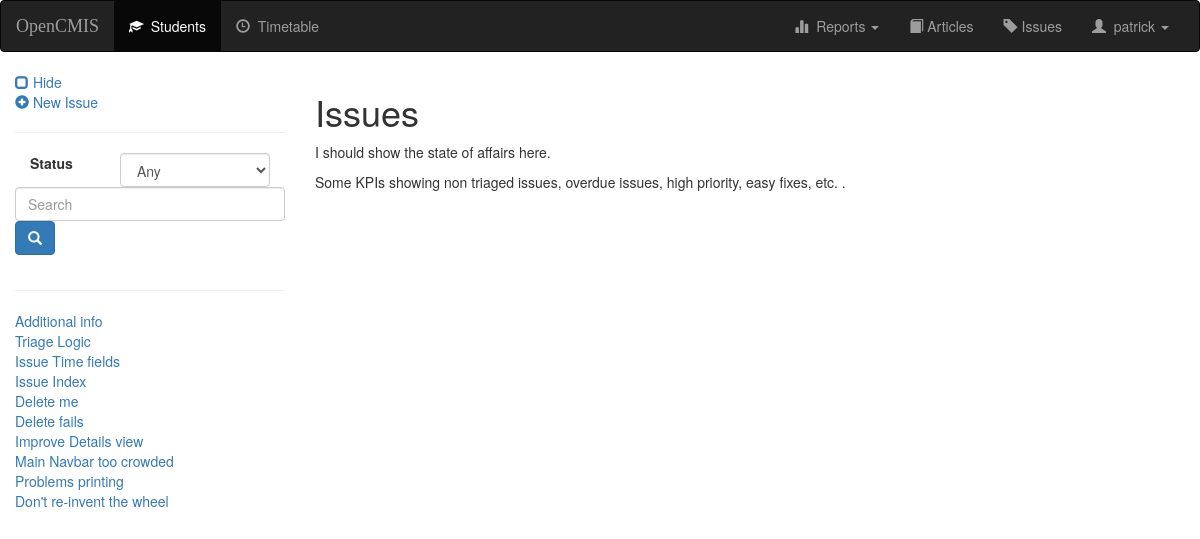
The page /issue/ (signed in) on the database its author committed.
### issues/models.py (models this page shows, shortened)
class Issue(models.Model):
    title = models.CharField(max_length=120, blank=False)
    user = models.ForeignKey(User, on_delete=models.CASCADE)
    summary = models.TextField()
    PRIORITY_CHOICES = (('H', 'High'), ('M', 'Medium'), ('L', 'Low'))
    priority = models.CharField(max_length=1, choices=PRIORITY_CHOICES, default='M')
    SPEED_CHOICES = (('Q', 'Quick'), ('M', 'Medium'), ('S', 'Slow'))
    speed = models.CharField(max_length=1, choices=SPEED_CHOICES, default='M')
    STATUS_CHOICES = (('O', 'Open'), ('C', 'Closed'), ('H', 'On hold'))
    status = models.CharField(max_length=1, choices=STATUS_CHOICES, default='O')
    creation_time = models.DateTimeField(default=timezone.now)
    response_time = models.DateTimeField(null=True, blank=True)
    complete_time = models.DateTimeField(null=True, blank=True)
    def __str__(self):
        return self.title

### issues/views.py (the view)
class Home(LoginRequiredMixin, ListView):
    login_url = reverse_lazy('login')
    model = Issue
    template_name = 'issue/home.html'
    queryset = Issue.objects.all()
    def get_context_data(self, **kwargs):
        context = super(Home, self).get_context_data(**kwargs)
        context['index'] = index_context(self.request)
        return context

### issues/views.py (called while the page is built)
def index_context(request):
    f = request.GET.get('filter')
    if f and f != "Any":
        index = Issue.objects.filter(status=f)
    else:
        index = Issue.objects.all()
    query = request.GET.get('q')
    if query:
        query_list = query.split()
        if len(query_list) == 1:
            print("Query_list = {0}".format(query_list))
            index = index.filter(Q(title__contains=query_list[0]) or Q(summary__contains=query_list[0]))
    paginator = Paginator(index, 20)  # Limit to 20 entries per page, then paginate
    page = request.GET.get('page')
    try:
        index = paginator.page(page)
    except PageNotAnInteger:
        index = paginator.page(1)
    except EmptyPage:
        index = paginator.page(paginator.num_pages)
    return index

### opencmis/templates/issue/home.html (shortened to what this page needs)
{% extends 'issue/issue-base.html' %}
{% block body %}
<h1>Issues</h1>
<p>I should show the state of affairs here.</p>
<p>Some KPIs showing non triaged issues, overdue issues, high priority, easy fixes, etc. .</p>
{% endblock %}

### opencmis/templates/issue/issue-base.html (shortened to what this page needs)
{% extends 'opencmis/base.html' %}
{% block index %}
<div class="hidden-print">
    {% if perms.add_issue %}
        <a href="{% url 'issue:create' %}">
            <span class="glyphicon glyphicon-plus-sign" aria-hidden="true"></span>&nbsp;New Issue
        </a>
        <hr>
    {% endif %}
    <form id="searchform" action="" method="get" accept-charset="utf-8">
        <fieldset>
            <div class="form-group">
                <label class="col-xs-4 col-form-label" for="filter">Status</label>
                <div class="col-xs-8">
                    <select class="form-control" id = "filter" name="filter">
                        <option value="Any">Any</option>
                    </select>
                </div>
                <input class="form-control" id="searchbox" name="q" type="text" placeholder="Search">
                <button class="btn btn-primary" type="submit">
                    <span class="glyphicon glyphicon-search" aria-hidden="true"></span>
                </button>
            </div>
        </fieldset>
    </form>
    <hr>
    {% for i in index %}
        <a href="{% url 'issue:detail' i.id %}">{{i}}</a><br>
    {% empty %}
        <li>What? No issues?</li>
    {% endfor %}
    </div>
{% endblock %}

### opencmis/templates/opencmis/base.html (shortened to what this page needs)
<!DOCTYPE html>
<html lang="en">
<head>
    {% load staticfiles %}
    <link rel="stylesheet" href="https://maxcdn.bootstrapcdn.com/bootstrap/3.3.7/css/bootstrap.min.css"
>
    <link rel="stylesheet" type="text/css" href="{% static 'style.css' %}"/>
</head>
<body>
<nav class="navbar navbar-inverse hidden-print">
    <div class="container-fluid">
        <div class="navbar-header">
            <a class="navbar-brand" href="{% url 'opencmis:dashboard' %}">OpenCMIS</a>
        </div>
        <div class="collapse navbar-collapse" id="topNavBar">
            <ul class="nav navbar-nav">
                {% if perms.opencmis.view_student %}
                <li class="active">
                    <a href="{% url 'opencmis:index' %}">
                        <span class="glyphicon glyphicon-education" area-hidden="true"></span>&nbsp;&nbsp;Students
                    </a>
                </li>
                {% endif %}
                <li class="">
                    <a href="/timetable/subject/">
                        <span class="glyphicon glyphicon-time" area-hidden="true"></span>&nbsp;&nbsp;Timetable
                    </a>
                </li>
            </ul>
            <ul class="nav navbar-nav navbar-right">
                <li class="dropdown">
                    <a href="#" class="dropdown-toggle" data-toggle="dropdown" role="button" aria-haspopup="true"
                       aria-expanded="false"><span class="glyphicon glyphicon-stats" area-hidden="true"></span>&nbsp;&nbsp;Reports
                        <span class="caret"></span></a>
                </li>
                <li class="">
                    <a href="/article/">
                        <span class="glyphicon glyphicon-book" area-hidden="true"></span> Articles
                    </a>
                </li>
                <li class="">
                    <a href="/issue/">
                        <span class="glyphicon glyphicon-tag" area-hidden="true"></span> Issues
                    </a>
                </li>
                {% if user.is_authenticated %}
                <li class="dropdown">
                    <a href="#" class="dropdown-toggle" data-toggle="dropdown" role="button"
                       aria-haspopup="true"
                       aria-expanded="false"><span class="glyphicon glyphicon-user" area-hidden="true"></span>&nbsp;&nbsp;{{user}}
                        <span class="caret"></span></a>
                </li>
                {% endif %}
            </ul>
        </div>
    </div>
</nav>
<div class="container-fluid">
    <div class="row">
        {% if not hidden %}
        <div class="col-sm-3">
            <a href="#"><span class="glyphicon glyphicon-unchecked" aria-hidden="true"></span>&nbsp;Hide</a>
            {% else %}
            <div class="col-sm-0">
                <a href="#"><span class="glyphicon glyphicon-expand" aria-hidden="true"></span>&nbsp;Show</a>
                {% endif %}
                {% if not hidden %}
                <div class="hidden-print">
                    {% block index %}
                    {% endblock %}
                </div>
                {% endif %}
            </div>
            {% if not hidden %}
            <div class="col-sm-9">
                {% else %}
                <div class="col-sm-12">
                    {% endif %}
                    {% block body %}
                    {% endblock %}
                </div>
            </div>
        </div>
</body>
</html>

### opencmis/static/style.css (style rules this page uses)
.navbar-brand { font-family: Righteous sans-serif; }

### rows shown on the page
Issue: title "Additional info"
Issue: title "Triage Logic"
Issue: title "Issue Time fields"
Issue: title "Issue Index"
Issue: title "Delete me"
Issue: title "Delete fails"
Issue: title "Improve Details view"
Issue: title "Main Navbar too crowded"
Issue: title "Problems printing"
Issue: title "Don't re-invent the wheel"

### other values the page prints
{{ user }} "patrick"
